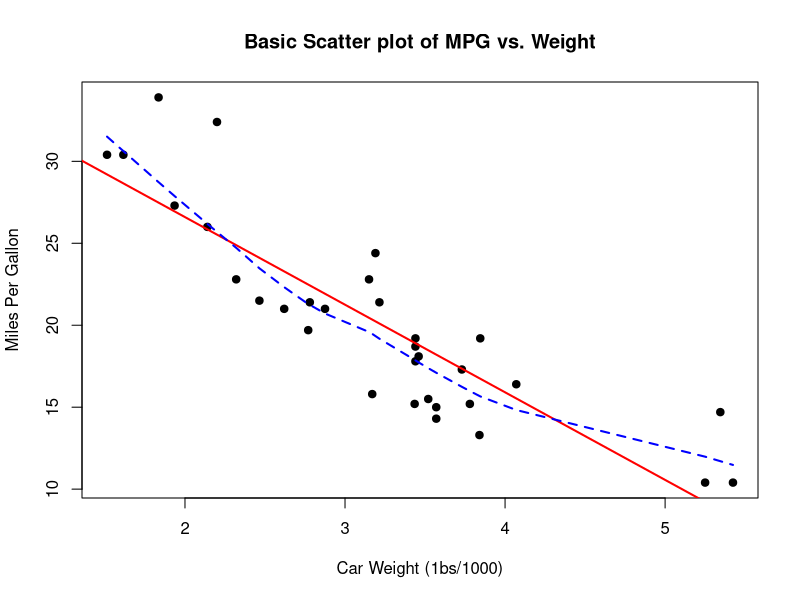
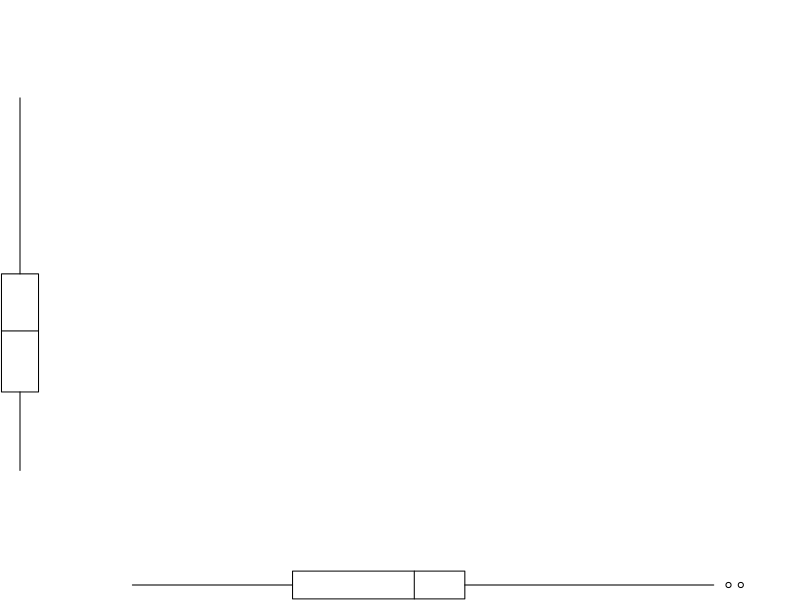

The R source for these figures, in order: (Note: this script raises an error after producing the figures.)
#散点图
#添加最佳拟合曲线的散点图
attach(mtcars)
plot(wt,mpg,main="Basic Scatter plot of MPG vs. Weight",
     xlab="Car Weight (1bs/1000)", ylab = "Miles Per Gallon", pch=19)
abline(lm(mpg~wt),col="red",lwd=2,lty=1)
lines(lowess(wt,mpg),col="blue",lwd=2,lty=2)
library(car)
scatterplot(mpg~wt | cyl,data=mtcars,lwd=2,main="Scatter Plot of MPG vs. Weight by # Cylinders",
            xlab = "Weight of Car (1bs/1000)",
            ylab = "Miles Per Gallon",
            legend.plot = TRUE,id.method="identify",labels=row.names(mtcars),boxplots="xy")